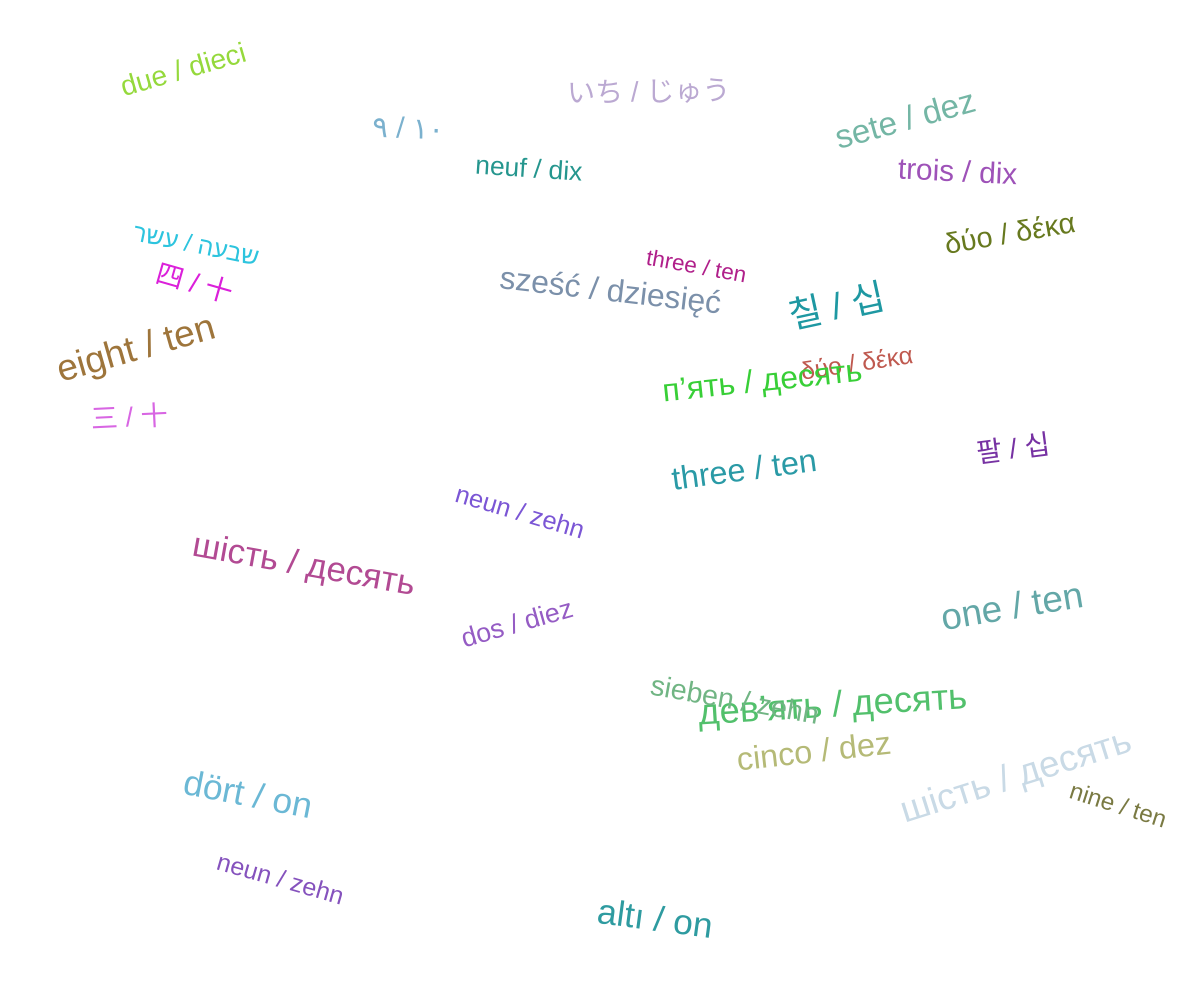
Frame 1 (no input)
Frame 60 (no input): identical to frame 1, image omitted
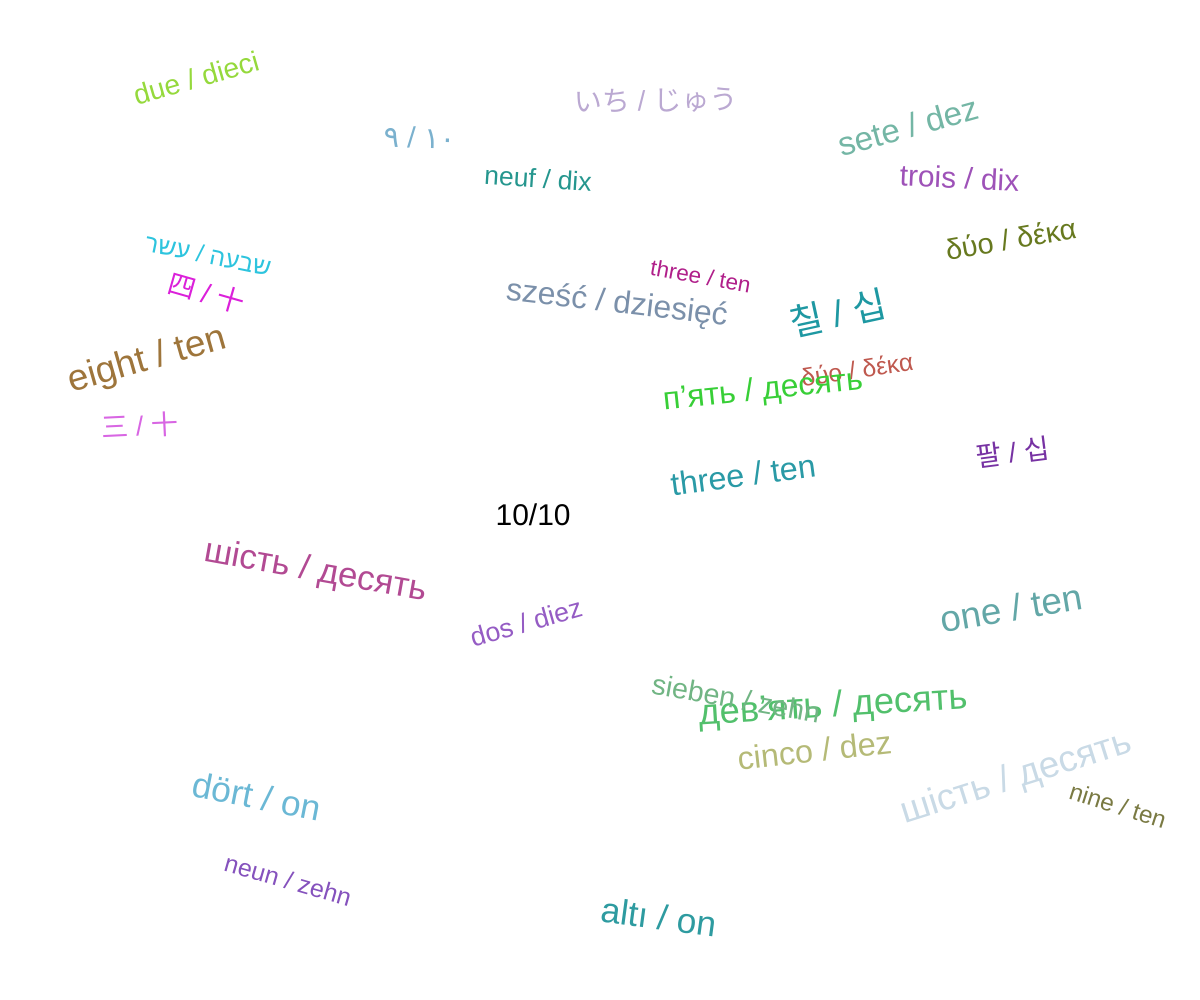
Frame 120 (the mouse pressed at the canvas centre since frame 60)

The p5.js sketch that drew these frames (run headless with seeded random() and noise() and a simulated clock; from frame 60 on, the mouse is pressed at the canvas centre):

// p5.js sketch
// ── sketch.js
const STATE_NORMAL = 0;
const STATE_CONFORM = 1;

// Maybe change to random
const OPINION_COUNT = 30;

const REACTION_DISTANCE = 150;
const GAZE_DISTANCE = 8;

const STANDARD_TEXT = "10/10";
const STANDARD_SIZE = 30;

// position set
const POSITION_MARGIN = 70;

// text
const MIN_TEXT_SIZE = 22;
const MAX_TEXT_SIZE = 38;

// angle sets
const MIN_ANGLE = -Math.PI / 10;
const MAX_ANGLE = Math.PI / 10;

let opinions = [];


// Language lib
// From AI, most of them
const languagePool = [

  // Chinese
  {
    language: "Chinese",
    ratings: [
      "一 / 十",
      "二 / 十",
      "三 / 十",
      "四 / 十",
      "五 / 十",
      "六 / 十",
      "七 / 十",
      "八 / 十",
      "九 / 十"
    ]
  },

  // English
  {
    language: "English",
    ratings: [
      "one / ten",
      "two / ten",
      "three / ten",
      "four / ten",
      "five / ten",
      "six / ten",
      "seven / ten",
      "eight / ten",
      "nine / ten"
    ]
  },

  // Japanese
  // Japanese normaly use kanji but that will be the same as Chinese so I change that
  {
    language: "Japanese",
    ratings: [
      "いち / じゅう",
      "に / じゅう",
      "さん / じゅう",
      "よん / じゅう",
      "ご / じゅう",
      "ろく / じゅう",
      "なな / じゅう",
      "はち / じゅう",
      "きゅう / じゅう"
    ]
  },

  // Korean
  {
    language: "Korean",
    ratings: [
      "일 / 십",
      "이 / 십",
      "삼 / 십",
      "사 / 십",
      "오 / 십",
      "육 / 십",
      "칠 / 십",
      "팔 / 십",
      "구 / 십"
    ]
  },

  // French
  {
    language: "French",
    ratings: [
      "un / dix",
      "deux / dix",
      "trois / dix",
      "quatre / dix",
      "cinq / dix",
      "six / dix",
      "sept / dix",
      "huit / dix",
      "neuf / dix"
    ]
  },

  // Spanish
  {
    language: "Spanish",
    ratings: [
      "uno / diez",
      "dos / diez",
      "tres / diez",
      "cuatro / diez",
      "cinco / diez",
      "seis / diez",
      "siete / diez",
      "ocho / diez",
      "nueve / diez"
    ]
  },

  // German
  {
    language: "German",
    ratings: [
      "eins / zehn",
      "zwei / zehn",
      "drei / zehn",
      "vier / zehn",
      "fünf / zehn",
      "sechs / zehn",
      "sieben / zehn",
      "acht / zehn",
      "neun / zehn"
    ]
  },

  // Italian
  {
    language: "Italian",
    ratings: [
      "uno / dieci",
      "due / dieci",
      "tre / dieci",
      "quattro / dieci",
      "cinque / dieci",
      "sei / dieci",
      "sette / dieci",
      "otto / dieci",
      "nove / dieci"
    ]
  },

  // Portuguese
  {
    language: "Portuguese",
    ratings: [
      "um / dez",
      "dois / dez",
      "três / dez",
      "quatro / dez",
      "cinco / dez",
      "seis / dez",
      "sete / dez",
      "oito / dez",
      "nove / dez"
    ]
  },

  // Russian
  {
    language: "Russian",
    ratings: [
      "один / десять",
      "два / десять",
      "три / десять",
      "четыре / десять",
      "пять / десять",
      "шесть / десять",
      "семь / десять",
      "восемь / десять",
      "девять / десять"
    ]
  },

  // Ukrainian
  {
    language: "Ukrainian",
    ratings: [
      "один / десять",
      "два / десять",
      "три / десять",
      "чотири / десять",
      "п’ять / десять",
      "шість / десять",
      "сім / десять",
      "вісім / десять",
      "дев’ять / десять"
    ]
  },

  // Polish
  {
    language: "Polish",
    ratings: [
      "jeden / dziesięć",
      "dwa / dziesięć",
      "trzy / dziesięć",
      "cztery / dziesięć",
      "pięć / dziesięć",
      "sześć / dziesięć",
      "siedem / dziesięć",
      "osiem / dziesięć",
      "dziewięć / dziesięć"
    ]
  },

  // Greek
  {
    language: "Greek",
    ratings: [
      "ένα / δέκα",
      "δύο / δέκα",
      "τρία / δέκα",
      "τέσσερα / δέκα",
      "πέντε / δέκα",
      "έξι / δέκα",
      "επτά / δέκα",
      "οκτώ / δέκα",
      "εννέα / δέκα"
    ]
  },

  // Arabic
  {
    language: "Arabic",
    ratings: [
      "١ / ١٠",
      "٢ / ١٠",
      "٣ / ١٠",
      "٤ / ١٠",
      "٥ / ١٠",
      "٦ / ١٠",
      "٧ / ١٠",
      "٨ / ١٠",
      "٩ / ١٠"
    ]
  },

  // Persian
  {
    language: "Persian",
    ratings: [
      "۱ / ۱۰",
      "۲ / ۱۰",
      "۳ / ۱۰",
      "۴ / ۱۰",
      "۵ / ۱۰",
      "۶ / ۱۰",
      "۷ / ۱۰",
      "۸ / ۱۰",
      "۹ / ۱۰"
    ]
  },

  // Hebrew
  {
    language: "Hebrew",
    ratings: [
      "אחד / עשר",
      "שניים / עשר",
      "שלושה / עשר",
      "ארבעה / עשר",
      "חמישה / עשר",
      "שישה / עשר",
      "שבעה / עשר",
      "שמונה / עשר",
      "תשעה / עשר"
    ]
  },

  // Turkish
  {
    language: "Turkish",
    ratings: [
      "bir / on",
      "iki / on",
      "üç / on",
      "dört / on",
      "beş / on",
      "altı / on",
      "yedi / on",
      "sekiz / on",
      "dokuz / on"
    ]
  }

];


function setup() {

  createCanvas(
    windowWidth,
    windowHeight
  );

  textAlign(
    CENTER,
    CENTER
  );

  createOpinions();
}

function draw() {

  background(255);

  for (let opinion of opinions) {

    opinion.update();

    opinion.display();
  }
}


function createOpinions() {

  opinions = [];


  for (
    let i = 0;
    i < OPINION_COUNT;
    i++
  ) {

    // random language
    let languageData = random(languagePool);


    // random rating
    let rating = random(languageData.ratings);

    // random position
    let x = random(POSITION_MARGIN, width - POSITION_MARGIN);

    let y = random(POSITION_MARGIN, height - POSITION_MARGIN);


    opinions.push(
      new Opinion(
        languageData.language,
        rating,
        x,
        y
      )

    );
  }
}

class Opinion {

  constructor(
    language,
    text,
    x,
    y
  ) {

    this.language = language;
    this.originalText = text;
    this.x = x;
    this.y = y;

    this.originalColor =
      color(
        random(30, 230),
        random(30, 230),
        random(30, 230)
      );
    this.originalSize =
      random(
        MIN_TEXT_SIZE,
        MAX_TEXT_SIZE
      );

    // random angle
    this.originalAngle =
      random(
        MIN_ANGLE,
        MAX_ANGLE
      );


    // State machine
    this.state = STATE_NORMAL;
    this.previousState = STATE_NORMAL;

    // 0 = original
    // 1 = fully standardized
    this.conformity = 0;


    // Reserved data for later
    // How many times the mouse
    // has entered this opinion
    this.hoverCount = 0;
    // Total frames spent inside
    // STATE_CONFORM
    this.totalObservedTime = 0;

    // Reserved for permanent conformity
    this.memory = 0;

    // Mouse gaze
    this.gazeX = 0;
    this.gazeY = 0;
  }


  update() {

    let dx = mouseX - this.x;

    let dy = mouseY - this.y;


    let distance = sqrt(dx * dx + dy * dy);

    // State decision
    if (distance <REACTION_DISTANCE)
    {
      this.state = STATE_CONFORM;

    } else {
      this.state = STATE_NORMAL;
    }

    // if state change
    if (this.state !==this.previousState)
    {
      this.onStateChange(this.previousState, this.state);


      this.previousState = this.state;
    }


    // state behavior
    if (this.state === STATE_NORMAL)
    {

      this.updateNormalState();
    }

    else if (this.state === STATE_CONFORM)
    {

      this.updateConformState();
    }
    this.updateGaze(
      dx,
      dy,
      distance
    );
  }


  updateNormalState() {

    this.conformity =
      lerp(
        this.conformity,
        0,
        0.08
      );
  }

  updateConformState() {

    this.conformity =
      lerp(
        this.conformity,
        1,
        0.12
      );


    // keep recording this for possible later versions
    this.totalObservedTime++;
  }

  onStateChange(
    oldState,
    newState
  ) {

    // Mouse enters
    if (
      oldState === STATE_NORMAL &&
      newState === STATE_CONFORM
    ) {
      this.hoverCount++;

      console.log(
        this.language,
        this.originalText,
        "observed:",
        this.hoverCount
      );
    }


    // Mouse leaves
    if (
      oldState === STATE_CONFORM &&
      newState === STATE_NORMAL
    ) {

      console.log(
        this.language,
        "released"
      );
    }
  }
  updateGaze(
    dx,
    dy,
    distance
  ) {

    if (distance === 0)
    {

      return;
    }


    let directionX = dx / distance;

    let directionY = dy / distance;


    this.gazeX = directionX * GAZE_DISTANCE;

    this.gazeY =  directionY * GAZE_DISTANCE;
  }


  display() {

    push();

    translate(

      this.x +
      this.gazeX,

      this.y +
      this.gazeY

    );


    // Random angle -> straight
    let currentAngle =
      lerp(
        this.originalAngle,
        0,
        this.conformity
      );


    rotate(
      currentAngle
    );

    let currentSize =
      lerp(
        this.originalSize,
        STANDARD_SIZE,
        this.conformity
      );


    textSize(
      currentSize
    );
    // Original color -> black
    // If later version have background also add background to white
    let currentColor =
      lerpColor(

        this.originalColor,

        color(0),

        this.conformity
      );


    noStroke();

    //code found by AI
    let originalAlpha =255 *(1 - this.conformity);
    fill(
      red(currentColor),
      green(currentColor),
      blue(currentColor),
      originalAlpha
    );


    text(
      this.originalText,
      0,
      0
    );

    // Standardized text
    let conformAlpha = 255 * this.conformity;


    fill(
      0,
      conformAlpha
    );


    text(
      STANDARD_TEXT,
      0,
      0
    );


    pop();
  }
}

function windowResized() {

  resizeCanvas(
    windowWidth,
    windowHeight
  );


  createOpinions();
}
